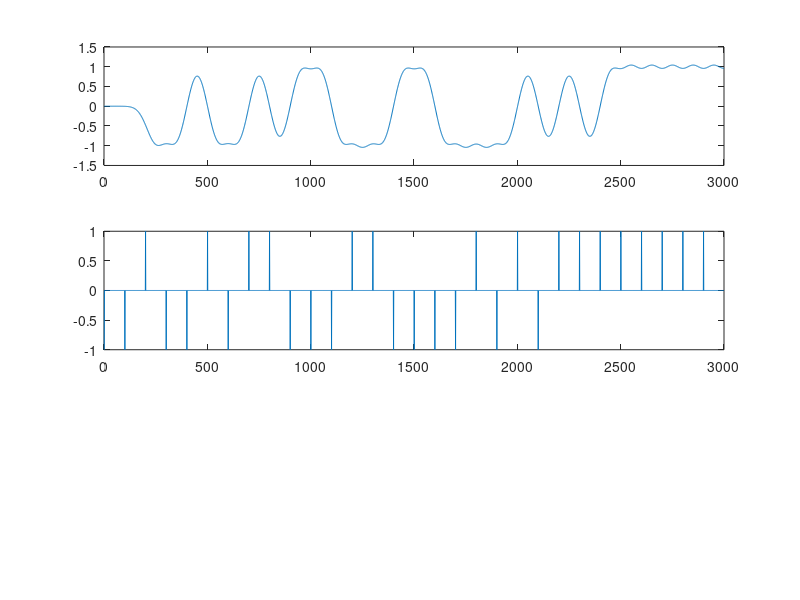
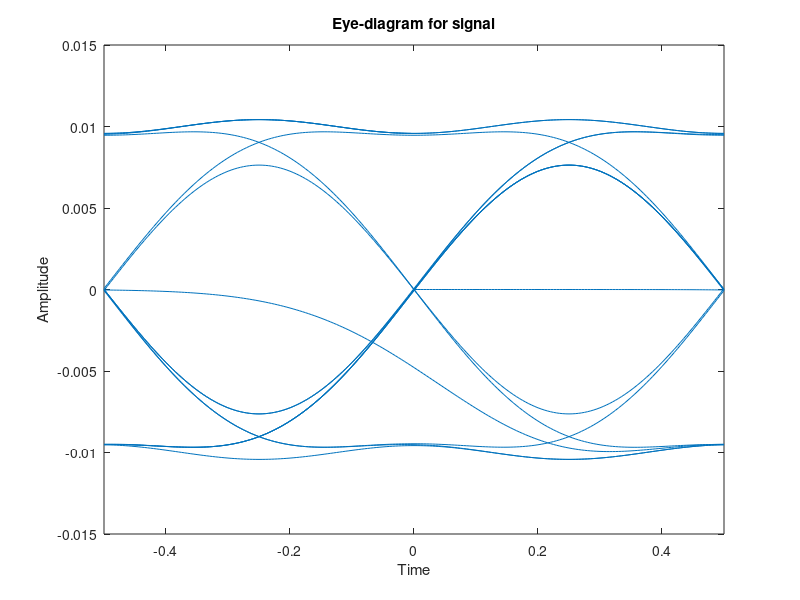
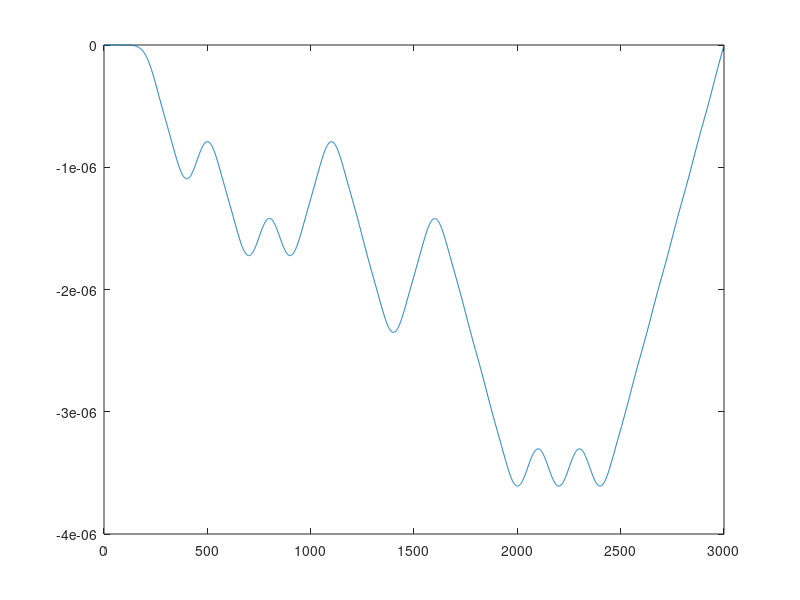
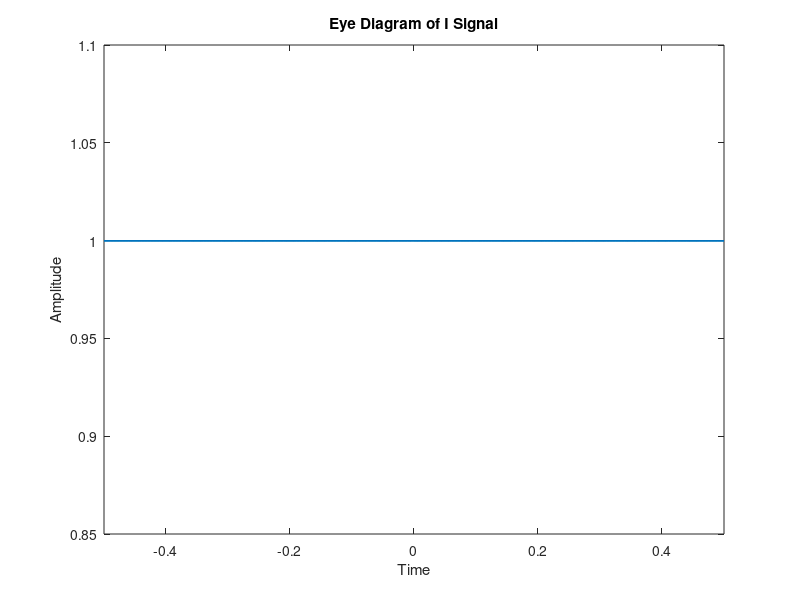

MATLAB code for these plots, in order:
%1a.i.
fs = 10e8;
f_rf=9*10e8;
fd=10e6;
BTd=0.3; %GSM
h=0.5; %GSM
N=30;
O=5;
span=5;
N_taps = span * fs/fd;  % Number of filter 
t = (-N_taps/2:N_taps/2-1) *(1/fs);
sigma=0.833*(1/fd)*(1/(BTd*2*pi));
P_t = h*(1/fs)*(1/(2*2*sqrt(2*pi)*sigma))*exp((-1/2)*(t./sigma).^2);
P_t=P_t/ sum(P_t);
stem(t,P_t);
freqz(P_t)
%1a.ii.
prbs_data = 2 * randi([0, 1],1, N) - 1;  % PRBS alternating between 1 and -1
prbs_data_upsampled =upsample(prbs_data, fs / fd);  
filtered_data = filter(P_t, 1, prbs_data_upsampled);
subplot(3,1,1)
plot(filtered_data*fs/fd);
subplot(3,1,2)
plot(prbs_data_upsampled)

eyediagram(filtered_data, 2 * fs / fd);  % Plot eye diagram with 2 symbol periods
%1b.i.
Kph = 2* pi/fd;
% Frequency-to-Phase conversion (accumulator)
phase = cumsum(filtered_data * Kph);  % Accumulate frequency data to get phase
figure;
plot(phase);
% Compute I and Q signals
Q_signal = sin(phase);  % Quadrature component
I_signal = cos(phase);  % In-phase component


% % Plot I and Q signals
% figure;
% subplot(2,1,1);
% plot(t, I_signal);
% title('I Signal');
% xlabel('Time (s)');
% ylabel('Amplitude');
% 
% subplot(2,1,2);
% plot(t, Q_signal);
% title('Q Signal');
% xlabel('Time (s)');
% ylabel('Amplitude');

%eyediagram(phase, 2 *fs/fd);
% Plot eye diagrams for I and Q signals
eyediagram(I_signal, 2 *fs/fd);  % Eye diagram for I signal
title('Eye Diagram of I Signal');

eyediagram(Q_signal, 2 * fs/fd);  % Eye diagram for Q signal
title('Eye Diagram of Q Signal');
% plot(I_signal);
% hold on;
% plot(Q_signal);
% xlabel('Time');
% ylabel('Amplitude');
% title('I and Q Signals');
% legend('I Signal', 'Q Signal');